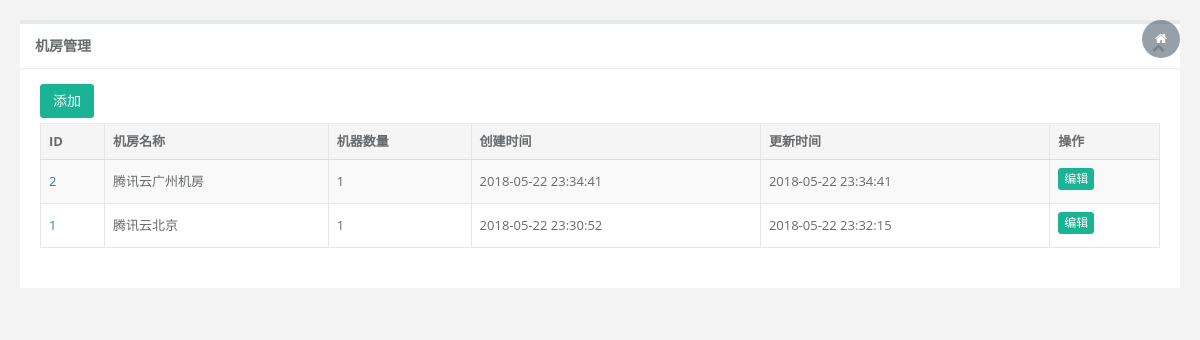
Before: /asset/idc_list (signed in) with the older database file.
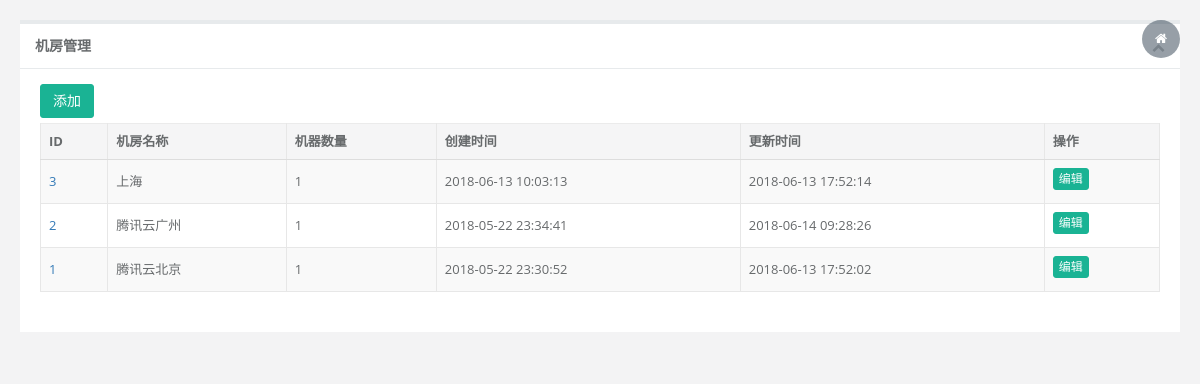
After: the same page with the newer database file.
### asset/models.py (models this page shows, shortened)
class IDC(models.Model):
    name = models.CharField(max_length=32,unique=True,verbose_name=u'机房名')
    servers = models.ManyToManyField('Assets')
    ctime = models.DateTimeField(auto_now_add=True)
    utime = models.DateTimeField(auto_now=True)
    class Meta:
        db_table = 'idc'
        verbose_name = u'机房'
        verbose_name_plural = u'机房'
        permissions ={
            ("can_add_idc", ("可以添加机房")),
            ("can_change_idc", ("可以修改机房信息")),
            ("can_delete_idc", ("可以删除机房")),
            ("can_view_idc", ("可以查看机房信息")),
        }

### asset/views.py (the view)
class  IdcList(LoginRequiredMixin,PermissionRequiredMixin,ListView):
    template_name = 'asset/idc.html'
    model =  models.IDC
    context_object_name = "idc_list"
    queryset = models.IDC.objects.all()
    ordering = ('-id'),
    permission_required = 'asset.can_view_idc'
    raise_exception = True

### templates/asset/idc.html (shortened to what this page needs)
<!DOCTYPE html>
<html>
<head>
    <link href="/static/css/bootstrap.min.css?v=3.3.6" rel="stylesheet">
    <link href="/static/css/font-awesome.css?v=4.4.0" rel="stylesheet">
    <link href="/static/plugins/dataTables/dataTables.bootstrap.css" rel="stylesheet">
    <link href="/static/css/animate.css" rel="stylesheet">
    <link href="/static/css/style.css?v=4.1.0" rel="stylesheet">
</head>
<body class="gray-bg">
    <div class="wrapper wrapper-content animated fadeInRight">
        <div class="row">
            <div class="col-sm-12">
                <div class="ibox float-e-margins">
                    <div class="ibox-title">
                        <h5>机房管理</h5>
                        <div class="ibox-tools">
                            <a class="collapse-link">
                                <i class="fa fa-chevron-up"></i>
                            </a>
                        </div>
                    </div>
                    <div class="ibox-content">
                        <div>
                            <a  href="{% url 'idc_add' %}" class="btn btn-primary">添加</a>
                        <table class="table table-striped table-bordered table-hover dataTables-host">
                            <thead>
                                <tr>
                                    <th>ID</th>
                                    <th>机房名称</th>
                                    <th>机器数量</th>
                                    <th>创建时间</th>
                                    <th>更新时间</th>
                                    <th>操作</th>
                                </tr>
                            </thead>
                            <tbody>
                              {%  for idc in idc_list %}
                                <tr class="gradeX">
                                    <td><a href="{% url 'idc_asset' idc.id %}">{{ idc.id }}</a></td>
                                    <td>{{ idc.name}}</td>
                                    <td>{{ idc.servers.count }}</td>
                                    <td>{{ idc.ctime }}</td>
                                    <td>{{ idc.utime }}</td>
                                    <td><a class="btn btn-primary  btn-xs "
                                                   href="{% url 'idc_edit'  idc.id %}">编辑</a></td>
                                </tr>
                            {% endfor %}
                            </tbody>
                        </table>
                    </div>
                </div>
            </div>
        </div>
    </div>
    </div>
</body>
</html>

Changed rows visible on the page:
added IDC: id "3", name "上海", servers.count "1", ctime "2018-06-13 10:03:13", utime "2018-06-13 17:52:14"
changed IDC id 2: name "腾讯云广州机房" → "腾讯云广州"; utime "2018-05-22 23:34:41" → "2018-06-14 09:28:26"
changed IDC "腾讯云北京": utime "2018-05-22 23:32:15" → "2018-06-13 17:52:02"
